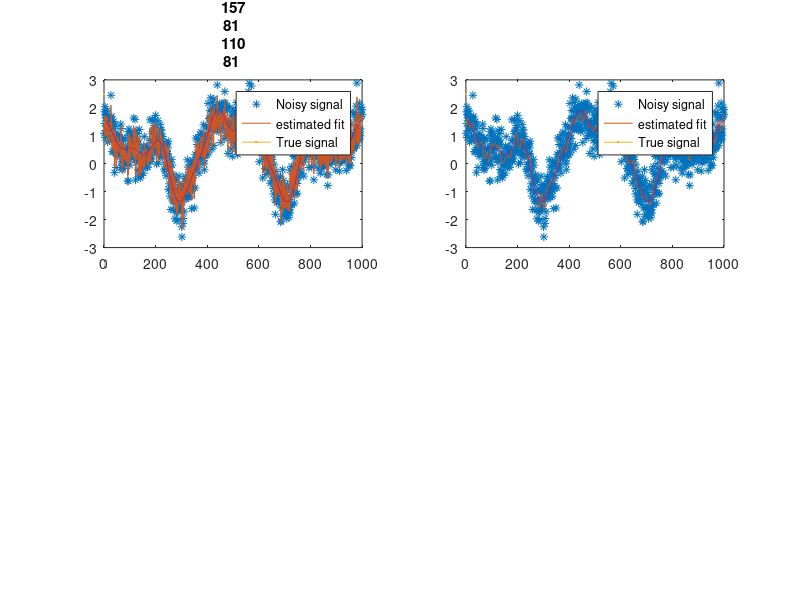

Recreate this plot in MATLAB. (Note: this script raises an error after producing the figure.)
clear; close all; clc;

%% generation

testSize = 1000;
noisePow = 0.2;

inFFT = [randn(1, 10), zeros(1, testSize-10)];
in = real(ifft(inFFT));
in = in / rms(in);
noise = sqrt(noisePow) * randn(1, testSize);

%% hyperparameters
A = 1;
l_vals = [1 10 50 200];

% squared exponential function
tStar = 1:0.5:testSize;
t = 1:testSize;

figure;

for i = 1:length(l_vals)
    l = l_vals(i);

    Ctranspose = A * exp(-(tStar(:) - t(:).').^2/l^2);
    B = A * exp(-(t(:) - t(:).').^2/l^2) + noisePow*eye(length(t));
    y = (in+noise)';
    
    f_est = Ctranspose * (B\y);
    
    subplot(2,2,i);
    plot(t, y, '*');
    hold on;
    plot(tStar, f_est, LineWidth=2.5);
    plot(t, in, LineWidth=1.5);
    legend("Noisy signal", "estimated fit", "True signal");
    title("l = " + num2str(l));

end
